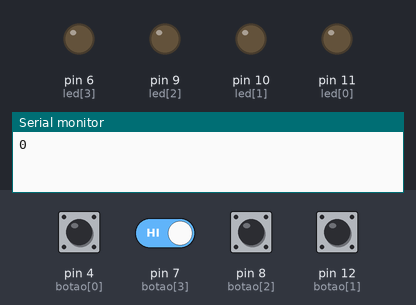
Recording of a sketch running on a simulated Arduino Uno, built with avr-gcc and run on an emulated ATmega328P. Shown: output pins drawn as LEDs (lit = HIGH), the last lines printed to the serial monitor. The inputs (shaded band) are chosen by the test bench; at power-on: pin 4 (botao[0]), pin 7 (botao[3]), pin 8 (botao[2]), pin 12 (botao[1]) HIGH. Random numbers use the default seed unless the sketch sets one.

Above: at 2.8 s.
2.9 s: pin 4 (botao[0]) pulled LOW for 0.15 s
At 3.4 s:
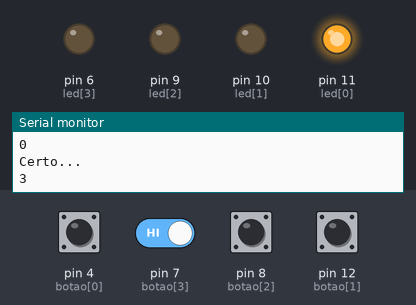
At 5.8 s:
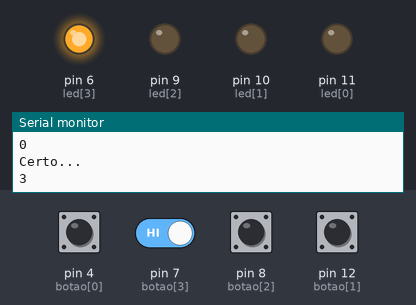
6.0 s: pin 4 (botao[0]) driven LOW and pin 7 (botao[3]) driven LOW
At 8.0 s:
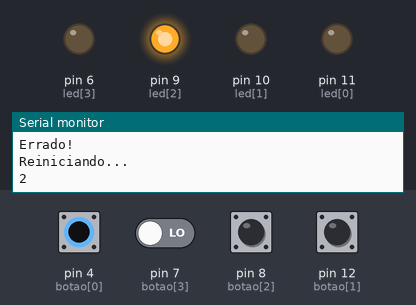
Timing chart, 0 to 47.4 s (numbered marks = the images above; inputs shaded):
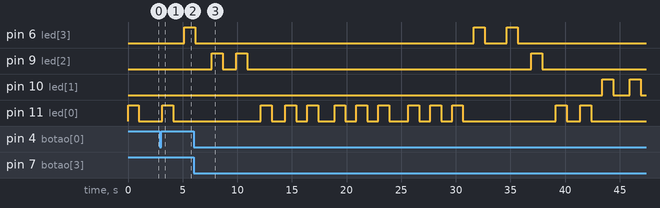

The sketch:

genius.ino
```cpp
int led[4] = {11,10,9,6};
int botao[4] = {4,12,8,7};
int seq[100];
int rodada = 0;

void setup()
{
  Serial.begin(9600);
  for(int i = 0; i < 4; i++)
  {
  	pinMode(led[i], OUTPUT);
    pinMode(botao[i], INPUT_PULLUP);
  }
  randomSeed(analogRead(A0));
}

void loop()
{
	NovaRodada();
  	EsperarJogador();
}

void NovaRodada()
{
	seq[rodada] = random(0, 4);
  Serial.println(seq[rodada]);
  	PiscarSequencia();
	rodada++;
}

void PiscarSequencia()
{
  for(int k = 0; k <= rodada; k++) {
  	digitalWrite(led[seq[k]], HIGH);
    delay(1000);
    digitalWrite(led[seq[k]], LOW);
    delay(1000);
  }
}

void EsperarJogador()
{
  bool flag;
  int botaoPressionado;
  for(int k = 0; k < rodada; k++) {
     flag = true;
     while(flag) {
       if(digitalRead(botao[0]) == LOW) {
       	botaoPressionado = 0;
        flag = false;
        } else if(digitalRead(botao[1]) == LOW) {
          botaoPressionado = 1;
          flag = false;
        } else if(digitalRead(botao[2]) == LOW) {
          botaoPressionado = 2;
          flag = false;
        } else if(digitalRead(botao[3]) == LOW) {
          botaoPressionado = 3;
          flag = false;
        }
     }
     delay(250); //anti ghosting
        if(botaoPressionado == seq[k]) {
       	Serial.println("Certo...");
        } else {
        	Serial.println("Errado!");
          	Serial.println("Reiniciando...");
           rodada = 0;
        }
      }
	}
```

Measured:
- after the input at 2.9 s, pin 6 (led[3]): LOW → HIGH after 2.3 s; pin 11 (led[0]): LOW → HIGH after 0.25 s, → LOW 1.0 s later
- after the input at 6.0 s, pin 9 (led[2]): goes HIGH 1.0 s, LOW 1.3 s, HIGH 1.0 s, LOW 26.0 s, HIGH 1.0 s, then LOW, starting after 1.7 s; pin 10 (led[1]): alternates HIGH for 1.0 s and LOW for 1.5 s, starting after 37.4 s; pin 11 (led[0]): LOW → HIGH after 6.2 s, → LOW 1.0 s later, → HIGH 1.3 s later, → LOW 1.0 s later, … (22 changes in this stretch)
